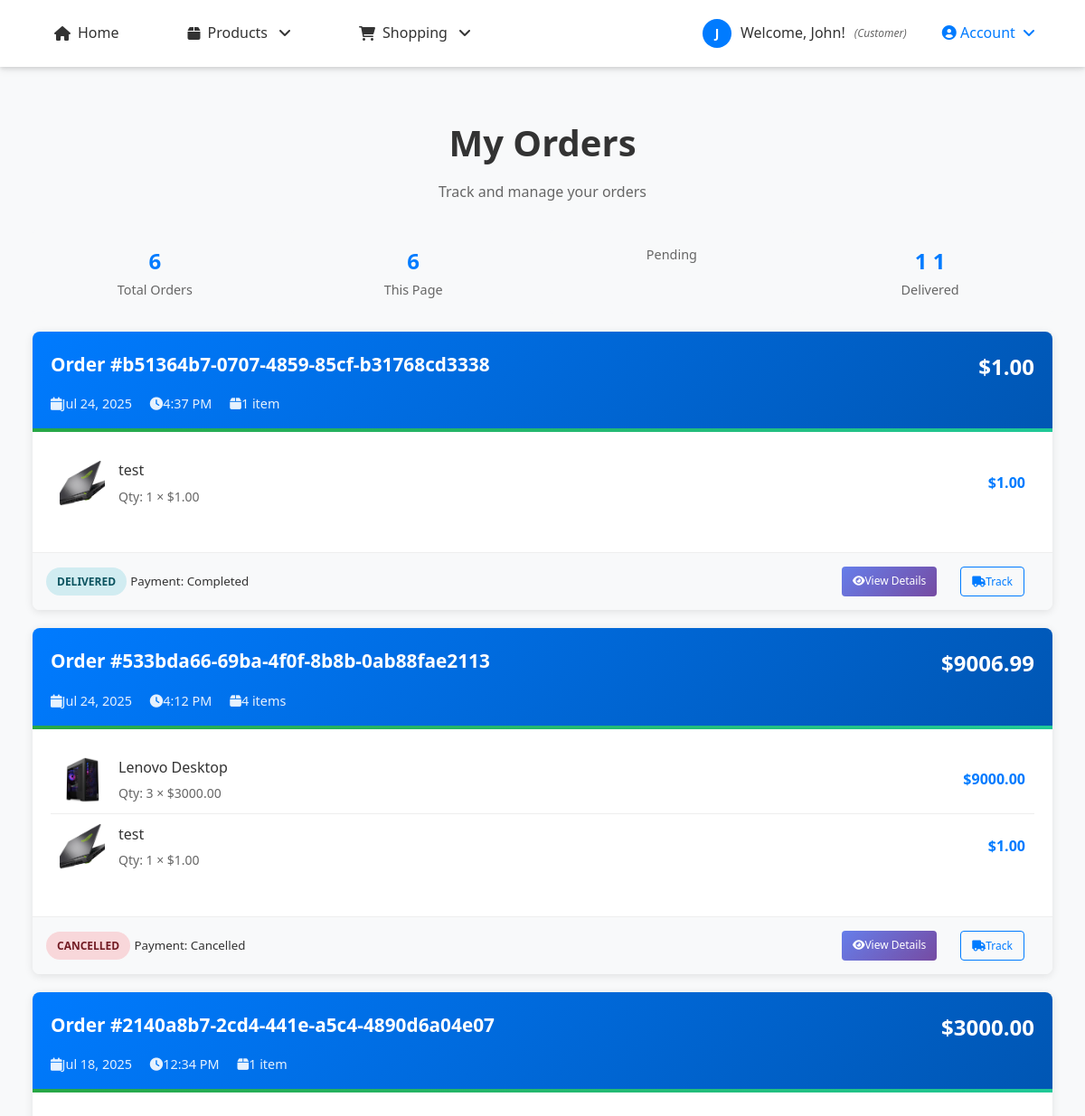
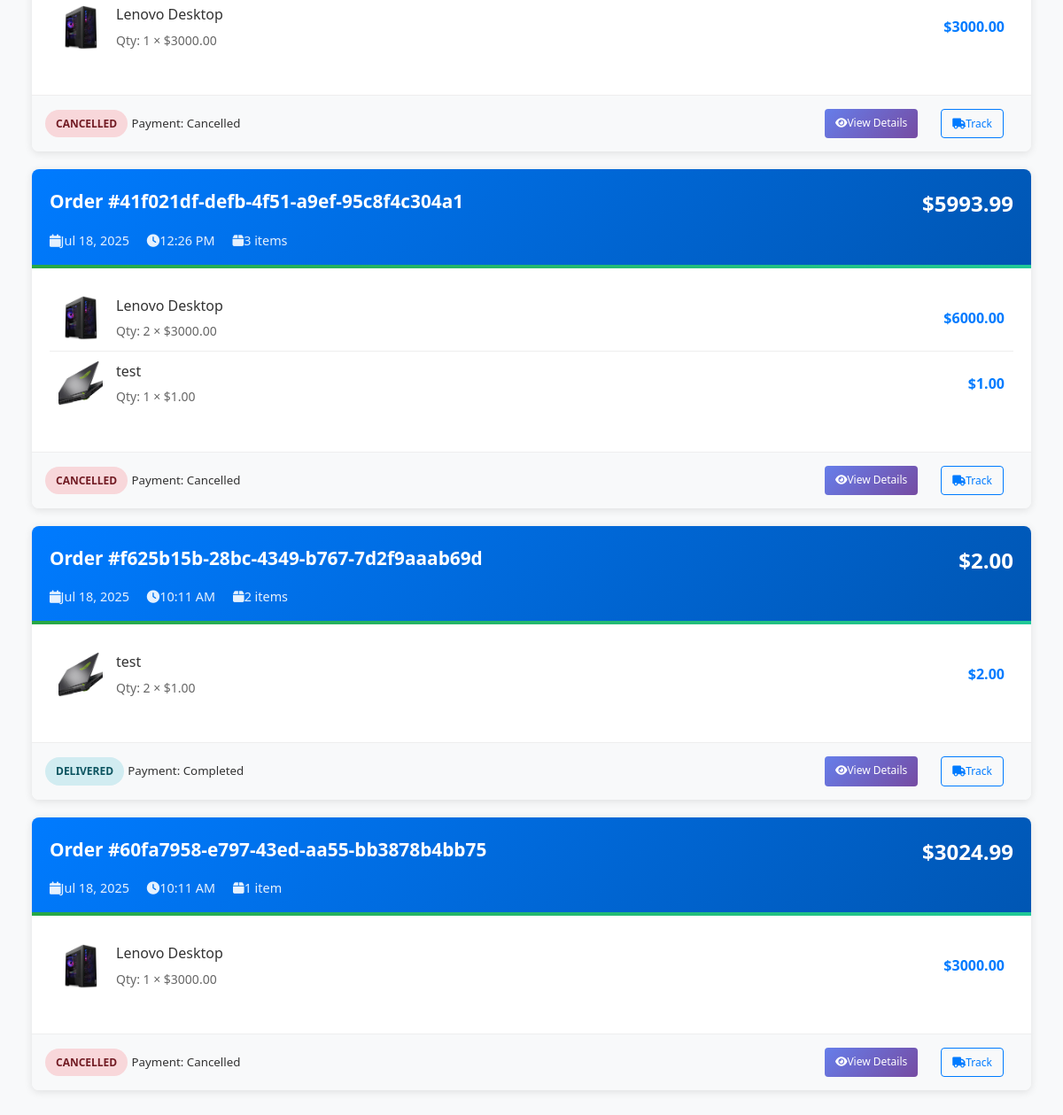
The page /payment/orders/ (signed in) on the database its author committed (2 pictures, top to bottom).
### accounts/models.py (models this page shows, shortened)
class UserProfile(models.Model):
    ROLE_CHOICES = [
        ('customer', 'Customer'),
        ('staff', 'Staff'),
        ('owner', 'Owner/Admin'),
    ]
    user = models.OneToOneField(User, on_delete=models.CASCADE, related_name='profile')
    phone_number = models.CharField(max_length=15, blank=True, null=True)
    address = models.TextField(blank=True, null=True)
    date_of_birth = models.DateField(blank=True, null=True)
    profile_picture = models.ImageField(upload_to='profiles/', blank=True, null=True)
    role = models.CharField(max_length=20, choices=ROLE_CHOICES, default='customer')
    billing_first_name = models.CharField(max_length=100, blank=True, null=True)
    billing_last_name = models.CharField(max_length=100, blank=True, null=True)
    billing_email = models.EmailField(blank=True, null=True)
    billing_phone = models.CharField(max_length=20, blank=True, null=True)
    billing_address = models.TextField(blank=True, null=True)
    billing_city = models.CharField(max_length=100, blank=True, null=True)
    billing_state = models.CharField(max_length=100, blank=True, null=True)
    billing_postal_code = models.CharField(max_length=20, blank=True, null=True)
    billing_country = models.CharField(max_length=100, blank=True, null=True)
    shipping_first_name = models.CharField(max_length=100, blank=True, null=True)
    shipping_last_name = models.CharField(max_length=100, blank=True, null=True)
    shipping_phone = models.CharField(max_length=20, blank=True, null=True)
    shipping_address = models.TextField(blank=True, null=True)
    shipping_city = models.CharField(max_length=100, blank=True, null=True)
    shipping_state = models.CharField(max_length=100, blank=True, null=True)
    shipping_postal_code = models.CharField(max_length=20, blank=True, null=True)
    shipping_country = models.CharField(max_length=100, blank=True, null=True)
    created_at = models.DateTimeField(auto_now_add=True)
    updated_at = models.DateTimeField(auto_now=True)
    def can_manage_products(self):
        return self.role in ['staff', 'owner'] or self.user.is_superuser
    class Meta:
        verbose_name = "User Profile"
        verbose_name_plural = "User Profiles"

### orders/models.py (models this page shows, shortened)
class Order(models.Model):
    ORDER_STATUS_CHOICES = [
        ('pending', 'Pending'),
        ('confirmed', 'Confirmed'),
        ('processing', 'Processing'),
        ('shipped', 'Shipped'),
        ('delivered', 'Delivered'),
        ('cancelled', 'Cancelled'),
        ('refunded', 'Refunded'),
    ]
    order_id = models.UUIDField(default=uuid.uuid4, unique=True, editable=False)
    user = models.ForeignKey(User, on_delete=models.CASCADE, related_name='orders')
    status = models.CharField(max_length=20, choices=ORDER_STATUS_CHOICES, default='pending')
    first_name = models.CharField(max_length=100)
    last_name = models.CharField(max_length=100)
    email = models.EmailField()
    phone = models.CharField(max_length=20)
    shipping_first_name = models.CharField(max_length=100, blank=True)
    shipping_last_name = models.CharField(max_length=100, blank=True)
    shipping_phone = models.CharField(max_length=20, blank=True)
    shipping_address = models.TextField()
    shipping_city = models.CharField(max_length=100)
    shipping_state = models.CharField(max_length=100)
    shipping_postal_code = models.CharField(max_length=20)
    shipping_country = models.CharField(max_length=100, default='Cambodia')
    total_amount = models.DecimalField(max_digits=10, decimal_places=2)
    shipping_cost = models.DecimalField(max_digits=10, decimal_places=2, default=0.00)
    tax_amount = models.DecimalField(max_digits=10, decimal_places=2, default=0.00)
    created_at = models.DateTimeField(auto_now_add=True)
    updated_at = models.DateTimeField(auto_now=True)
    order_notes = models.TextField(blank=True, null=True)
    class Meta:
        ordering = ['-created_at']
    @property
    def grand_total(self):
        from decimal import Decimal
        total = Decimal(str(self.total_amount)) if self.total_amount else Decimal('0.00')
        shipping = Decimal(str(self.shipping_cost)) if self.shipping_cost else Decimal('0.00')
        tax = Decimal(str(self.tax_amount)) if self.tax_amount else Decimal('0.00')
        return total + shipping + tax
    @property
    def total_items(self):
        return sum(item.quantity for item in self.order_items.all())

class OrderItem(models.Model):
    order = models.ForeignKey(Order, on_delete=models.CASCADE, related_name='order_items')
    product = models.ForeignKey(Product, on_delete=models.CASCADE)
    quantity = models.PositiveIntegerField(default=1)
    price = models.DecimalField(max_digits=10, decimal_places=2)  # Price at time of order
    created_at = models.DateTimeField(auto_now_add=True)
    @property
    def total_price(self):
        return self.quantity * self.price

### products/models.py (models this page shows, shortened)
class Product(models.Model):
    name = models.CharField(max_length=255)
    category = models.ForeignKey('Category', on_delete=models.CASCADE,
                                 related_name='products', null=True, blank=True)
    description = models.TextField()
    price = models.DecimalField(max_digits=10, decimal_places=2)
    image = models.ImageField(upload_to='products/', blank=True)
    qty = models.IntegerField(default=0)

### payment/models.py (models this page shows, shortened)
class Payment(models.Model):
    PAYMENT_METHOD_CHOICES = [
        ('bank_transfer', 'Bank Transfer'),
        ('cash_on_delivery', 'Cash on Delivery'),
        ('aba_pay', 'ABA Pay'),
        ('wing', 'Wing'),
    ]
    PAYMENT_STATUS_CHOICES = [
        ('pending', 'Pending'),
        ('processing', 'Processing'),
        ('completed', 'Completed'),
        ('failed', 'Failed'),
        ('cancelled', 'Cancelled'),
        ('refunded', 'Refunded'),
    ]
    payment_id = models.UUIDField(default=uuid.uuid4, unique=True, editable=False)
    order = models.OneToOneField(Order, on_delete=models.CASCADE, related_name='payment')
    payment_method = models.CharField(max_length=20, choices=PAYMENT_METHOD_CHOICES)
    status = models.CharField(max_length=20, choices=PAYMENT_STATUS_CHOICES, default='pending')
    amount = models.DecimalField(max_digits=10, decimal_places=2)
    transaction_id = models.CharField(max_length=100, blank=True, null=True)
    gateway_response = models.JSONField(blank=True, null=True)
    created_at = models.DateTimeField(auto_now_add=True)
    updated_at = models.DateTimeField(auto_now=True)
    completed_at = models.DateTimeField(blank=True, null=True)

### payment/views.py (the view)
# urls.py: path('', views.order_list, name='order_list'),
@login_required
def order_list(request):
    orders = Order.objects.filter(user=request.user).prefetch_related('order_items__product')
    context = {
        'orders': orders,
    }
    return render(request, 'payment/order_list.html', context)

### cart/context_processors.py (called while the page is built)
def cart_processor(request):
    if request.user.is_authenticated:
        try:
            cart = Cart.objects.get(user=request.user)
            return {
                'cart_total_items': cart.total_items,
                'cart_total_price': cart.total_price,
            }
        except Cart.DoesNotExist:
            return {
                'cart_total_items': 0,
                'cart_total_price': 0,
            }
    return {
        'cart_total_items': 0,
        'cart_total_price': 0,
    }

### cart/models.py (called while the page is built)
    @property
    def total_items(self):
        return sum(item.quantity for item in self.items.all())

    @property
    def total_price(self):
        total = sum(item.total_price for item in self.items.all())
        return Decimal(str(total)) if total else Decimal('0.00')

### payment/templates/payment/order_list.html (shortened to what this page needs)
{% extends 'base.html' %}
{% load static %}
{% block content %}
<div class="orders-container">
    <div class="page-header">
        <h1 class="page-title">My Orders</h1>
        <p class="page-subtitle">Track and manage your orders</p>
    </div>
    {% if orders %}
        <div class="order-summary">
            <div class="summary-item">
                <div class="summary-number">{{ orders.count }}</div>
                <div class="summary-label">Total Orders</div>
            </div>
            <div class="summary-item">
                <div class="summary-number">{{ orders|length }}</div>
                <div class="summary-label">This Page</div>
            </div>
            <div class="summary-item">
                <div class="summary-label">Pending</div>
            </div>
            <div class="summary-item">
                <div class="summary-number">
                    {% for order in orders %}
                        {% if order.status == 'delivered' %}1{% endif %}
                    {% empty %}0{% endfor %}
                </div>
                <div class="summary-label">Delivered</div>
            </div>
        </div>
        {% for order in orders %}
        <div class="order-card">
            <div class="order-header">
                <div class="order-main-info">
                    <div class="order-id">Order #{{ order.order_id }}</div>
                    <div class="order-total">${{ order.grand_total }}</div>
                </div>
                <div class="order-meta">
                    <span><i class="fas fa-calendar me-1"></i>{{ order.created_at|date:"M d, Y" }}</span>
                    <span><i class="fas fa-clock me-1"></i>{{ order.created_at|time:"g:i A" }}</span>
                    <span><i class="fas fa-box me-1"></i>{{ order.total_items }} item{{ order.total_items|pluralize }}</span>
                </div>
            </div>
            <div class="order-body">
                <div class="order-items">
                    {% for item in order.order_items.all %}
                    <div class="order-item">
                        {% if item.product.image %}
                            <img src="{{ item.product.image.url }}" alt="{{ item.product.name }}" class="item-image">
                        {% else %}
                            <div class="item-image bg-light d-flex align-items-center justify-content-center">
                                <i class="fas fa-image text-muted"></i>
                            </div>
                        {% endif %}
                        <div class="item-details">
                            <div class="item-name">{{ item.product.name }}</div>
                            <div class="item-info">Qty: {{ item.quantity }} × ${{ item.price }}</div>
                        </div>
                        <div class="item-total">${{ item.total_price }}</div>
                    </div>
                    {% endfor %}
                </div>
            </div>
            <div class="order-status">
                <div>
                    <span class="status-badge status-{{ order.status }}">
                        {{ order.get_status_display }}
                    </span>
                    {% if order.payment %}
                        <small class="text-muted ms-2">
                            Payment: {{ order.payment.get_status_display }}
                        </small>
                    {% endif %}
                </div>
                <div class="order-actions">
                    <a href="{% url 'payment:order_detail' order.order_id %}" class="btn btn-primary btn-sm">
                        <i class="fas fa-eye me-1"></i>View Details
                    </a>
                    <a href="{% url 'payment:order_tracking' order.order_id %}" class="btn btn-outline-primary btn-sm">
                        <i class="fas fa-truck me-1"></i>Track
                    </a>
                </div>
            </div>
        </div>
        {% endfor %}
    {% endif %}
</div>
{% endblock %}

### store/templates/base.html (shortened to what this page needs)
{% load static %}
<!DOCTYPE html>
<html lang="en">
<head>
    <link rel="stylesheet" href="https://cdnjs.cloudflare.com/ajax/libs/font-awesome/6.0.0/css/all.min.css">
    <link rel="stylesheet" href="{% static 'store/css/style.css' %}">
</head>
<body>
    <header>
        <nav>
            <ul>
                <li><a href="{% url 'store:home' %}">
                    <i class="fas fa-home"></i> Home
                </a></li>
                <li class="dropdown">
                    <a href="#" class="dropdown-toggle">
                        <i class="fas fa-box"></i> Products
                    </a>
                </li>
                {% if user.is_authenticated %}
                    {% if user.profile.role == 'customer' %}
                        <li class="dropdown">
                            <a href="#" class="dropdown-toggle">
                                <i class="fas fa-shopping-cart"></i> Shopping
                            </a>
                        </li>
                    {% endif %}
                {% endif %}
            </ul>
            <div class="auth-nav">
                {% if user.is_authenticated %}
                    <div class="user-info">
                        {% if user.profile.profile_picture %}
                            <img src="{{ user.profile.profile_picture.url }}" alt="Profile" class="user-avatar">
                        {% else %}
                            <div class="user-default-avatar">
                                {{ user.first_name|first|default:user.username|first }}
                            </div>
                        {% endif %}
                        <span>Welcome, {{ user.first_name|default:user.username }}!</span>
                        <small class="user-role">({{ user.profile.get_role_display }})</small>
                    </div>
                    <div class="dropdown">
                        <a href="#" class="dropdown-toggle" style="color: #007bff; font-weight: 500;">
                            <i class="fas fa-user-circle"></i> Account
                        </a>
                    </div>
                {% endif %}
            </div>
        </nav>
    </header>
    <main>
        <div class="container">
            {% block content %}
            {% endblock %}
        </div>
    </main>
</body>
</html>

### store/static/store/css/style.css (style rules this page uses)
* { margin: 0; padding: 0; box-sizing: border-box; }
body { font-family: 'Segoe UI', Tahoma, Geneva, Verdana, sans-serif; line-height: 1.6; color: #333; background-color: #f8f9fa; }
header { background: linear-gradient(135deg, #667eea 0%, #764ba2 100%); box-shadow: 0 2px 10px rgba(0,0,0,0.1); position: sticky; top: 0; z-index: 100; }
nav ul { list-style: none; display: flex; justify-content: center; padding: 1rem 0; max-width: 1200px; margin: 0 auto; }
nav li { margin: 0 1rem; }
nav a { color: white; text-decoration: none; padding: 0.75rem 1.5rem; border-radius: 25px; transition: all 0.3s ease; font-weight: 500; }
.container { max-width: 1200px; margin: 2rem auto; padding: 0 1rem; }
h1 { color: #2c3e50; margin-bottom: 2rem; text-align: center; font-size: 2.5rem; font-weight: 300; }
.btn { display: inline-block; padding: 0.75rem 2rem; border: none; border-radius: 25px; font-size: 1rem; font-weight: 500; text-decoration: none; cursor: pointer; transition: all 0.3s ease; text-align: center; margin-right: 1rem; }
.btn-primary { background: linear-gradient(135deg, #667eea 0%, #764ba2 100%); color: white; }
.fade-in { animation: fadeIn 0.5s ease-in; }

### store/templates/base.html (style rules this page uses)
.auth-nav { display: flex; align-items: center; gap: 15px; }
.user-info { display: flex; align-items: center; gap: 10px; color: #333; }
.user-role { color: #666; font-style: italic; font-size: 12px; }
.user-default-avatar { width: 32px; height: 32px; border-radius: 50%; background: #007bff; color: white; display: flex; align-items: center; justify-content: center; font-weight: bold; font-size: 14px; }
nav { display: flex; justify-content: space-between; align-items: center; padding: 1rem 2rem; background: white; box-shadow: 0 2px 4px rgba(0,0,0,0.1); }
nav ul { display: flex; list-style: none; margin: 0; padding: 0; gap: 20px; }
nav ul li { position: relative; }
nav ul li a { text-decoration: none; color: #333; font-weight: 500; transition: color 0.3s; display: flex; align-items: center; gap: 8px; padding: 8px 12px; border-radius: 4px; }
.dropdown { position: relative; }
.dropdown-toggle { cursor: pointer; position: relative; }
.dropdown-toggle::after { content: '\f107'; font-family: 'Font Awesome 6 Free'; font-weight: 900; margin-left: 5px; transition: transform 0.3s; }

### rows shown on the page
Order: shows "1", order_id "b51364b7-0707-4859-85cf-b31768cd3338", grand_total "1.00", created_at "Jul 24, 2025", created_at "4:37 PM", total_items "1", status "DELIVERED", payment.status "Completed"
Order: shows "1", order_id "f625b15b-28bc-4349-b767-7d2f9aaab69d", grand_total "2.00", created_at "Jul 18, 2025", created_at "10:11 AM", total_items "2", status "DELIVERED", payment.status "Completed"
OrderItem: product.image (picture), product.name "test", quantity "1", price "1.00", total_price "1.00"
Order: order_id "533bda66-69ba-4f0f-8b8b-0ab88fae2113", grand_total "9006.99", created_at "Jul 24, 2025", created_at "4:12 PM", total_items "4", status "CANCELLED", payment.status "Cancelled"
OrderItem: product.image (picture), product.name "Lenovo Desktop", quantity "3", price "3000.00", total_price "9000.00"
OrderItem: product.image (picture), product.name "test", quantity "1", price "1.00", total_price "1.00"
Order: order_id "2140a8b7-2cd4-441e-a5c4-4890d6a04e07", grand_total "3000.00", created_at "Jul 18, 2025", created_at "12:34 PM", total_items "1", status "CANCELLED", payment.status "Cancelled"
OrderItem: product.image (picture), product.name "Lenovo Desktop", quantity "1", price "3000.00", total_price "3000.00"
Order: order_id "41f021df-defb-4f51-a9ef-95c8f4c304a1", grand_total "5993.99", created_at "Jul 18, 2025", created_at "12:26 PM", total_items "3", status "CANCELLED", payment.status "Cancelled"
OrderItem: product.image (picture), product.name "Lenovo Desktop", quantity "2", price "3000.00", total_price "6000.00"
OrderItem: product.image (picture), product.name "test", quantity "1", price "1.00", total_price "1.00"
OrderItem: product.image (picture), product.name "test", quantity "2", price "1.00", total_price "2.00"
Order: order_id "60fa7958-e797-43ed-aa55-bb3878b4bb75", grand_total "3024.99", created_at "Jul 18, 2025", created_at "10:11 AM", total_items "1", status "CANCELLED", payment.status "Cancelled"
OrderItem: product.image (picture), product.name "Lenovo Desktop", quantity "1", price "3000.00", total_price "3000.00"

### other values the page prints
{{ user.first_name|first|default:user.username|first }} "J"
{{ user.first_name|default:user.username }} "John"
{{ user.profile.get_role_display }} "Customer"
{{ orders.count }} "6"
{{ orders|length }} "6"
